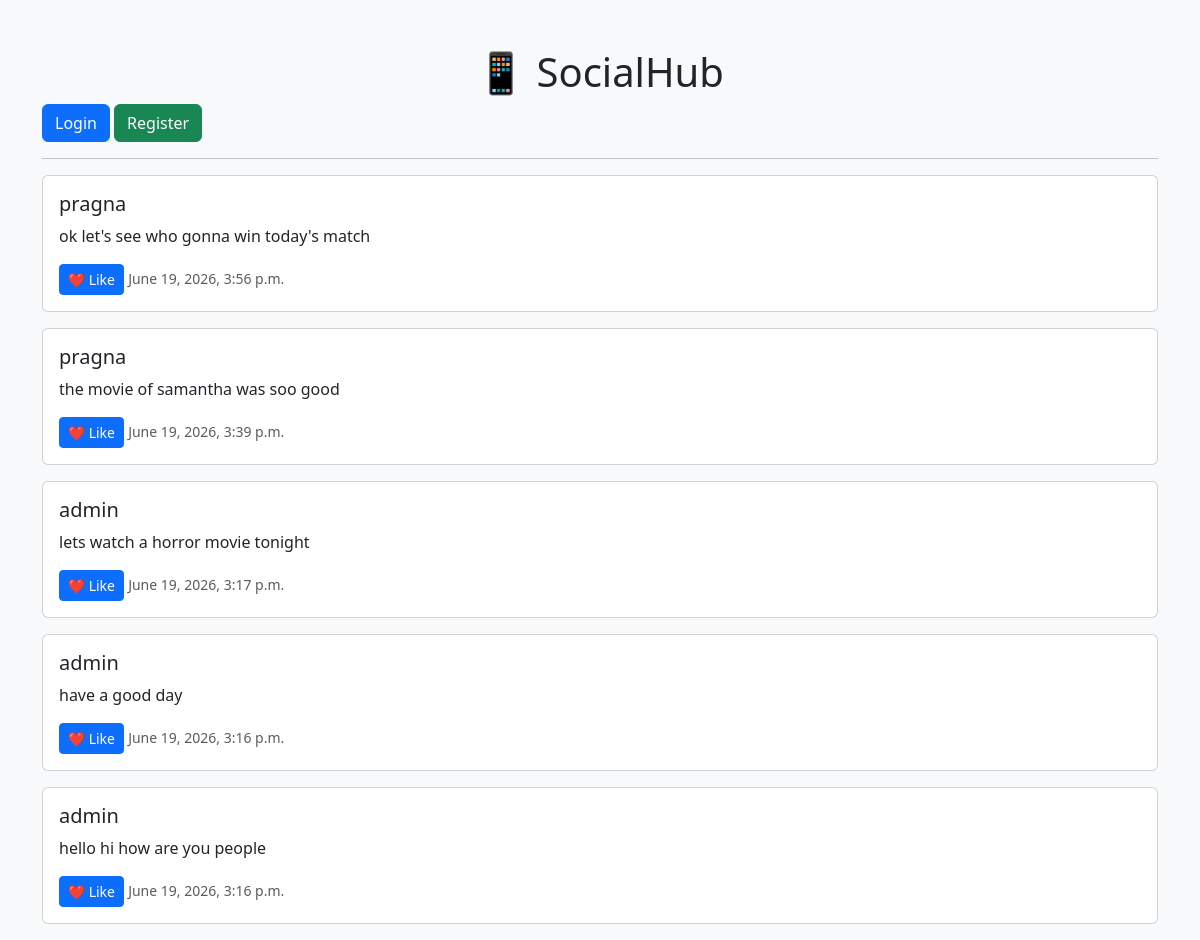
The page / on the database its author committed.
### social/models.py (models this page shows, shortened)
class Post(models.Model):
    user = models.ForeignKey(User, on_delete=models.CASCADE)
    content = models.TextField()
    created_at = models.DateTimeField(auto_now_add=True)

### social/views.py (the view)
# urls.py: path('', home, name='home'),
def home(request):
    posts = Post.objects.all().order_by('-created_at')
    return render(request, 'home.html', {'posts': posts})

### social/templates/home.html (shortened to what this page needs)
<!DOCTYPE html>
<html>
<head>
    <link href="https://cdn.jsdelivr.net/npm/bootstrap@5.3.3/dist/css/bootstrap.min.css" rel="stylesheet">
</head>
<body class="bg-light">
<div class="container mt-5">
    <h1 class="text-center">📱 SocialHub</h1>
    {% if user.is_authenticated %}
    <h4>Welcome {{ user.username }}</h4>
    <form method="POST" action="/create_post/">
        {% csrf_token %}
        <textarea class="form-control"
                  name="content"
                  placeholder="What's on your mind?"
                  required></textarea>
        <br>
        <button class="btn btn-primary">
            Post
        </button>
        <a href="/logout/" class="btn btn-danger">
            Logout
        </a>
    </form>
    {% else %}
    <a href="/login/" class="btn btn-primary">
        Login
    </a>
    <a href="/register/" class="btn btn-success">
        Register
    </a>
    {% endif %}
    <hr>
    {% for post in posts %}
    <div class="card mb-3">
        <div class="card-body">
            <h5>{{ post.user.username }}</h5>
            <p>{{ post.content }}</p>
            <a href="{% url 'like_post' post.id %}" class="btn btn-primary btn-sm">
❤️ Like
</a>
            <small class="text-muted">
                {{ post.created_at }}
            </small>
        </div>
    </div>
    {% endfor %}
</div>
</body>
</html>

### rows shown on the page
Post: user.username "pragna", content "ok let's see who gonna win today's match", created_at "June 19, 2026, 3:56 p.m."
Post: user.username "pragna", content "the movie of samantha was soo good", created_at "June 19, 2026, 3:39 p.m."
Post: user.username "admin", content "lets watch a horror movie tonight", created_at "June 19, 2026, 3:17 p.m."
Post: user.username "admin", content "have a good day", created_at "June 19, 2026, 3:16 p.m."
Post: user.username "admin", content "hello hi how are you people", created_at "June 19, 2026, 3:16 p.m."
